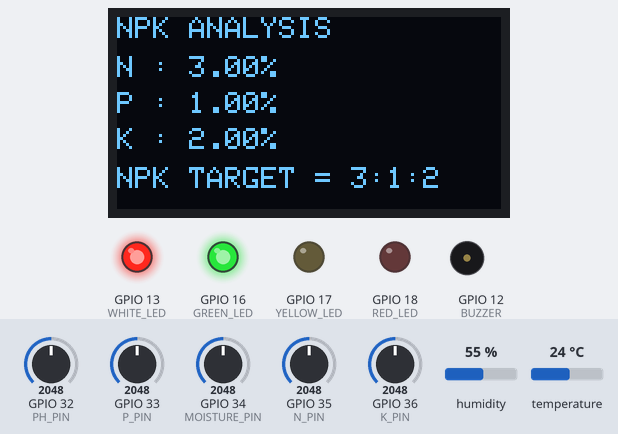
This program was run on a simulated ESP32. Shown: 128×64 one-colour display, output pins drawn as LEDs (lit = HIGH), buzzer (waves = sounding, pin HIGH). The inputs (shaded band) are chosen by the test bench; at power-on: humidity 55 %, GPIO 32 (PH_PIN) = 2048, GPIO 33 (P_PIN) = 2048, GPIO 35 (N_PIN) = 2048, GPIO 36 (K_PIN) = 2048, GPIO 34 (MOISTURE_PIN) = 2048, temperature 24 °C. What the program prints to the serial monitor is not drawn.

Above: at 2.7 s.
2.8 s: humidity set to 22 %
At 5.0 s:
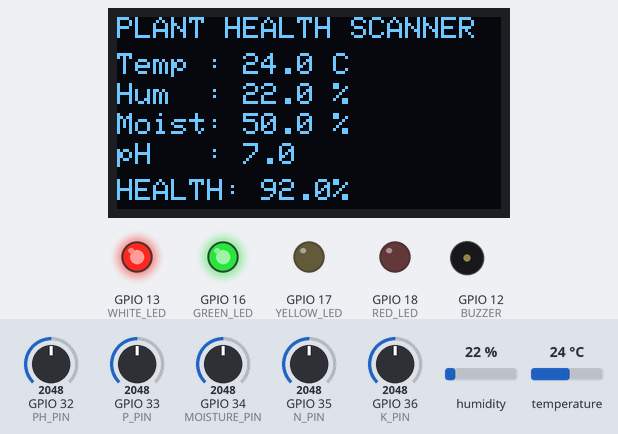
10.6 s: GPIO 32 (PH_PIN) set to 2491
At 13.3 s:
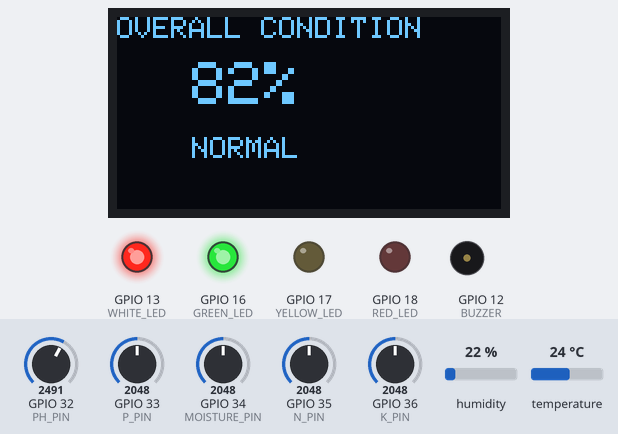
14.5 s: GPIO 32 (PH_PIN) set to 2589
At 20.0 s:
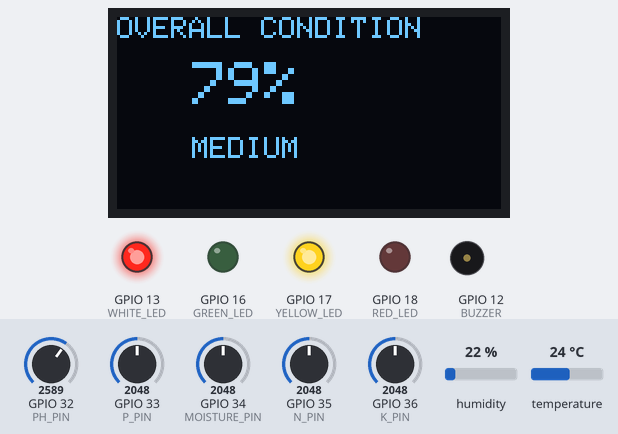
22.3 s: GPIO 33 (P_PIN) set to 2866
At 24.1 s:
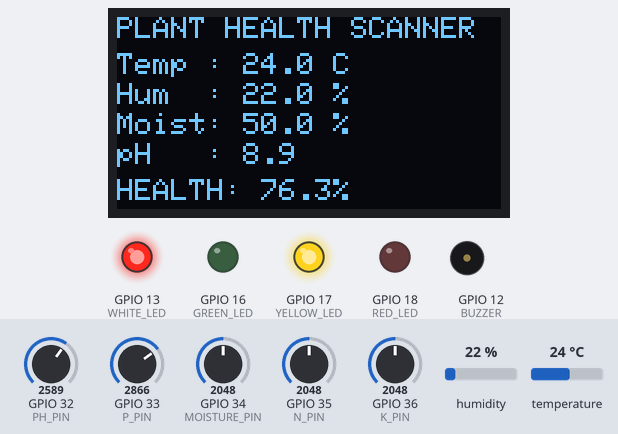
26.2 s: GPIO 35 (N_PIN) set to 2866
At 28.2 s:
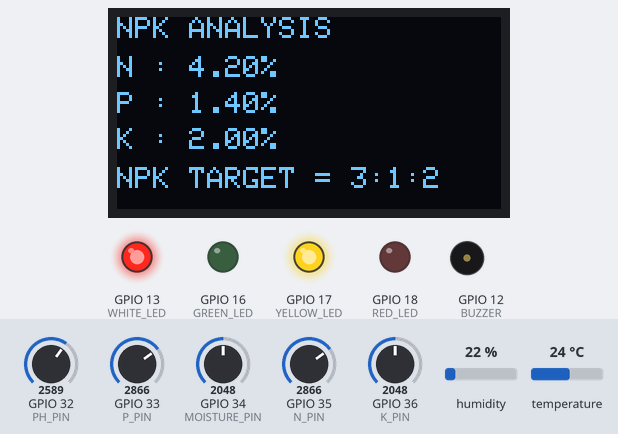
30.1 s: GPIO 36 (K_PIN) set to 2866
At 33.4 s:
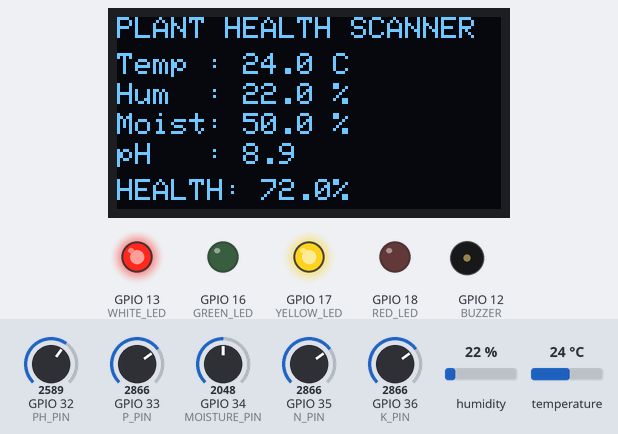
Timing chart, 0 to 34.9 s (numbered marks = the images above; inputs shaded):
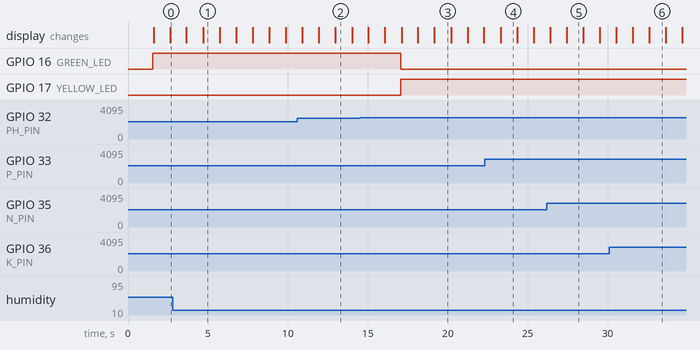

The program:

main.cpp
```cpp
#include <Wire.h>
#include <Adafruit_GFX.h>
#include <Adafruit_SSD1306.h>
#include <DHT.h>

// ================= OLED =================

#define SCREEN_WIDTH 128
#define SCREEN_HEIGHT 64
#define OLED_ADDR 0x3C

Adafruit_SSD1306 display(SCREEN_WIDTH, SCREEN_HEIGHT, &Wire, -1);

// ================= DHT =================

#define DHTPIN 4
#define DHTTYPE DHT22

DHT dht(DHTPIN, DHTTYPE);

// ================= SENSOR PINS =================

#define PH_PIN        32
#define MOISTURE_PIN  34
#define N_PIN         35
#define P_PIN         33
#define K_PIN         36

// ================= TRAFFIC LIGHT =================

#define GREEN_LED  16
#define YELLOW_LED 17
#define RED_LED    18

// ================= OTHER =================

#define WHITE_LED 13
#define BUZZER    12


// =================================================
// Convert parameter value into HEALTH SCORE
// =================================================

float parameterScore(
  float value,
  float normalMin,
  float normalMax,
  float poorLow,
  float poorHigh)
{
  // NORMAL
  if (value >= normalMin && value <= normalMax)
  {
    return 100.0;
  }

  // VERY LOW
  if (value <= poorLow)
  {
    return 0.0;
  }

  // VERY HIGH
  if (value >= poorHigh)
  {
    return 0.0;
  }

  // BETWEEN LOW LIMIT AND NORMAL
  if (value < normalMin)
  {
    return ((value - poorLow) /
            (normalMin - poorLow)) * 100.0;
  }

  // BETWEEN NORMAL AND HIGH LIMIT
  return ((poorHigh - value) /
          (poorHigh - normalMax)) * 100.0;
}


// =================================================
// SET TRAFFIC LIGHT
// =================================================

void setTrafficLight(float health)
{
  // Turn everything OFF first
  digitalWrite(GREEN_LED, LOW);
  digitalWrite(YELLOW_LED, LOW);
  digitalWrite(RED_LED, LOW);
  digitalWrite(BUZZER, LOW);

  // HEALTHY
  if (health >= 80)
  {
    digitalWrite(GREEN_LED, HIGH);
  }

  // MEDIUM
  else if (health >= 60)
  {
    digitalWrite(YELLOW_LED, HIGH);
  }

  // POOR
  else
  {
    digitalWrite(RED_LED, HIGH);

    // Buzzer ON
    digitalWrite(BUZZER, HIGH);
  }
}


// =================================================
// SETUP
// =================================================

void setup()
{
  Serial.begin(115200);

  // DHT
  dht.begin();

  // OLED
  Wire.begin(21, 22);

  if (!display.begin(
        SSD1306_SWITCHCAPVCC,
        OLED_ADDR))
  {
    Serial.println("OLED ERROR!");
    while (1);
  }

  // LED pins
  pinMode(GREEN_LED, OUTPUT);
  pinMode(YELLOW_LED, OUTPUT);
  pinMode(RED_LED, OUTPUT);

  pinMode(WHITE_LED, OUTPUT);

  // Buzzer
  pinMode(BUZZER, OUTPUT);

  // =========================================
  // SYSTEM START
  // =========================================

  digitalWrite(WHITE_LED, HIGH);

  digitalWrite(GREEN_LED, LOW);
  digitalWrite(YELLOW_LED, LOW);
  digitalWrite(RED_LED, LOW);
  digitalWrite(BUZZER, LOW);

  // Startup OLED
  display.clearDisplay();

  display.setTextColor(SSD1306_WHITE);

  display.setTextSize(2);

  display.setCursor(15, 10);
  display.println("CROP");

  display.setCursor(15, 35);
  display.println("HEALTH");

  display.display();

  delay(1500);
}


// =================================================
// MAIN LOOP
// =================================================

void loop()
{
  // =========================================
  // READ DHT22
  // =========================================

  float temperature = dht.readTemperature();
  float humidity = dht.readHumidity();

  // DHT safety
  if (isnan(temperature) || isnan(humidity))
  {
    Serial.println("DHT reading error!");

    temperature = 25.0;
    humidity = 60.0;
  }


  // =========================================
  // READ ANALOG SENSORS
  // =========================================

  int phRaw = analogRead(PH_PIN);

  int moistureRaw =
      analogRead(MOISTURE_PIN);

  int nRaw = analogRead(N_PIN);

  int pRaw = analogRead(P_PIN);

  int kRaw = analogRead(K_PIN);


  // =========================================
  // CONVERT VALUES
  // =========================================

  // pH = 0 to 14
  float ph =
      (phRaw / 4095.0) * 14.0;

  // Moisture = 0 to 100%
  float moisture =
      (moistureRaw / 4095.0) * 100.0;

  // NPK simulation ranges
  float nitrogen =
      (nRaw / 4095.0) * 6.0;

  float phosphorus =
      (pRaw / 4095.0) * 2.0;

  float potassium =
      (kRaw / 4095.0) * 4.0;


  // =========================================
  // INDIVIDUAL HEALTH SCORES
  // =========================================

  // pH
  float phScore =
      parameterScore(
        ph,
        5.5,
        7.5,
        4.0,
        9.0);


  // Moisture
  float moistureScore =
      parameterScore(
        moisture,
        40,
        80,
        0,
        100);


  // Humidity
  float humidityScore =
      parameterScore(
        humidity,
        50,
        80,
        0,
        100);


  // Temperature
  float temperatureScore =
      parameterScore(
        temperature,
        20,
        30,
        5,
        45);


  // Nitrogen
  float nitrogenScore =
      parameterScore(
        nitrogen,
        2.5,
        4.0,
        0,
        6);


  // Phosphorus
  float phosphorusScore =
      parameterScore(
        phosphorus,
        0.75,
        1.25,
        0,
        2);


  // Potassium
  float potassiumScore =
      parameterScore(
        potassium,
        1.5,
        2.5,
        0,
        4);


  // =========================================
  // CONSOLIDATED HEALTH SCORE
  // =========================================

  float plantHealth =
      (
        phScore +
        moistureScore +
        humidityScore +
        temperatureScore +
        nitrogenScore +
        phosphorusScore +
        potassiumScore
      ) / 7.0;


  // =========================================
  // TRAFFIC LIGHT
  // =========================================

  setTrafficLight(plantHealth);


  // =========================================
  // SERIAL MONITOR
  // =========================================

  Serial.println();
  Serial.println("================================");

  Serial.print("pH Score          : ");
  Serial.println(phScore, 1);

  Serial.print("Moisture Score    : ");
  Serial.println(moistureScore, 1);

  Serial.print("Humidity Score    : ");
  Serial.println(humidityScore, 1);

  Serial.print("Temperature Score : ");
  Serial.println(temperatureScore, 1);

  Serial.print("N Score           : ");
  Serial.println(nitrogenScore, 1);

  Serial.print("P Score           : ");
  Serial.println(phosphorusScore, 1);

  Serial.print("K Score           : ");
  Serial.println(potassiumScore, 1);

  Serial.println("--------------------------------");

  Serial.print("PLANT HEALTH = ");
  Serial.print(plantHealth, 1);
  Serial.println("%");


  // =========================================
  // OLED PAGE 1
  // =========================================

  display.clearDisplay();

  display.setTextColor(SSD1306_WHITE);
  display.setTextSize(1);

  display.setCursor(0, 0);
  display.println("PLANT HEALTH SCANNER");

  display.setCursor(0, 12);
  display.print("Temp : ");
  display.print(temperature, 1);
  display.println(" C");

  display.setCursor(0, 22);
  display.print("Hum  : ");
  display.print(humidity, 1);
  display.println(" %");

  display.setCursor(0, 32);
  display.print("Moist: ");
  display.print(moisture, 1);
  display.println(" %");

  display.setCursor(0, 42);
  display.print("pH   : ");
  display.println(ph, 1);

  display.setCursor(0, 54);
  display.print("HEALTH: ");
  display.print(plantHealth, 1);
  display.println("%");

  display.display();

  delay(1000);


  // =========================================
  // OLED PAGE 2
  // =========================================

  display.clearDisplay();

  display.setTextSize(1);

  display.setCursor(0, 0);
  display.println("NPK ANALYSIS");

  display.setCursor(0, 13);
  display.print("N : ");
  display.print(nitrogen, 2);
  display.println("%");

  display.setCursor(0, 25);
  display.print("P : ");
  display.print(phosphorus, 2);
  display.println("%");

  display.setCursor(0, 37);
  display.print("K : ");
  display.print(potassium, 2);
  display.println("%");

  display.setCursor(0, 50);
  display.println("NPK TARGET = 3:1:2");

  display.display();

  delay(1000);


  // =========================================
  // OLED PAGE 3
  // =========================================

  display.clearDisplay();

  display.setTextSize(1);

  display.setCursor(0, 0);
  display.println("OVERALL CONDITION");

  display.setTextSize(2);
  display.setCursor(25, 15);

  display.print(plantHealth, 0);
  display.println("%");

  display.setTextSize(1);
  display.setCursor(25, 40);

  if (plantHealth >= 80)
  {
    display.println("NORMAL");
  }
  else if (plantHealth >= 60)
  {
    display.println("MEDIUM");
  }
  else
  {
    display.println("POOR!");
    display.setCursor(15, 52);
    display.println("NEEDS TREATMENT");
  }

  display.display();

  delay(1000);
}
```

Measured:
- the behaviour switches between 2562 and 2563 on GPIO 32 (PH_PIN) (found by bisection; images 2 and 3)
- after the input at 14.5 s, GPIO 16 (GREEN_LED): HIGH → LOW after 2.6 s; GPIO 17 (YELLOW_LED): LOW → HIGH after 2.6 s
- what the display in image 1 shows lasts 1.0 s, from 4.7 s to 5.7 s
